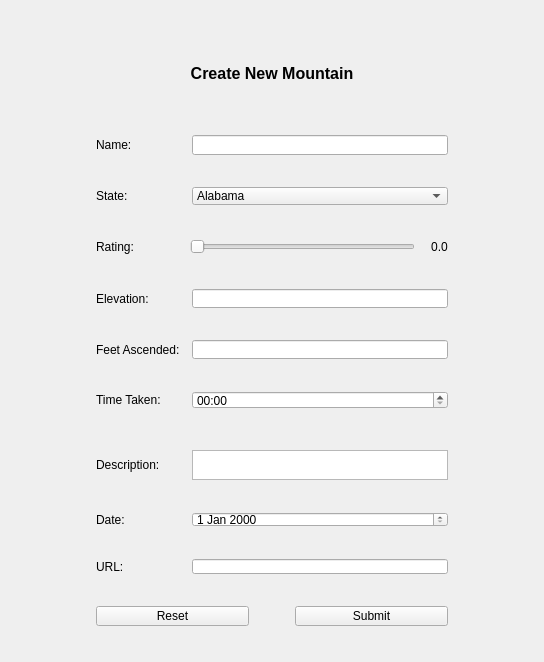
      <widget class="QWidget" name="create_mountain">
       <layout class="QGridLayout" name="gridLayout_10" rowstretch="2,1,2,1,2,1,2,1,2,1,2,1,2,1,2,1,2,1,1,1,2,1,2,1,2,1,2">
        <item row="8" column="1" colspan="2">
         <widget class="QLabel" name="label_42">
          <property name="minimumSize">
           <size>
            <width>0</width>
            <height>15</height>
           </size>
          </property>
          <property name="text">
           <string>State:</string>
          </property>
         </widget>
        </item>
        <item row="12" column="3">
         <widget class="QLineEdit" name="lineEdit_12">
          <property name="minimumSize">
           <size>
            <width>0</width>
            <height>15</height>
           </size>
          </property>
         </widget>
        </item>
        <item row="23" column="3">
         <widget class="QLineEdit" name="lineEdit_10">
          <property name="minimumSize">
           <size>
            <width>0</width>
            <height>15</height>
           </size>
          </property>
         </widget>
        </item>
        <item row="19" column="1" colspan="2">
         <widget class="QLabel" name="label_48">
          <property name="minimumSize">
           <size>
            <width>0</width>
            <height>15</height>
           </size>
          </property>
          <property name="text">
           <string>Description:</string>
          </property>
         </widget>
        </item>
        <item row="13" column="1" colspan="3">
         <widget class="QWidget" name="widget_39" native="true">
          <property name="sizePolicy">
           <sizepolicy hsizetype="Preferred" vsizetype="Expanding">
            <horstretch>0</horstretch>
            <verstretch>0</verstretch>
           </sizepolicy>
          </property>
          <property name="minimumSize">
           <size>
            <width>0</width>
            <height>20</height>
           </size>
          </property>
         </widget>
        </item>
        <item row="3" column="0" colspan="5">
         <widget class="QLabel" name="label_50">
          <property name="sizePolicy">
           <sizepolicy hsizetype="Preferred" vsizetype="Preferred">
            <horstretch>0</horstretch>
            <verstretch>0</verstretch>
           </sizepolicy>
          </property>
          <property name="minimumSize">
           <size>
            <width>0</width>
            <height>20</height>
           </size>
          </property>
          <property name="maximumSize">
           <size>
            <width>16777215</width>
            <height>50</height>
           </size>
          </property>
          <property name="font">
           <font>
            <pointsize>12</pointsize>
            <bold>true</bold>
           </font>
          </property>
          <property name="text">
           <string>Create New Mountain</string>
          </property>
          <property name="alignment">
           <set>Qt::AlignCenter</set>
          </property>
         </widget>
        </item>
        <item row="4" column="0" colspan="5">
         <widget class="QWidget" name="widget_31" native="true">
          <property name="sizePolicy">
           <sizepolicy hsizetype="Preferred" vsizetype="Expanding">
            <horstretch>0</horstretch>
            <verstretch>0</verstretch>
           </sizepolicy>
          </property>
          <property name="minimumSize">
           <size>
            <width>0</width>
            <height>30</height>
           </size>
          </property>
         </widget>
        </item>
        <item row="2" column="1" colspan="3">
         <widget class="QWidget" name="widget_40" native="true">
          <property name="sizePolicy">
           <sizepolicy hsizetype="Preferred" vsizetype="Expanding">
            <horstretch>0</horstretch>
            <verstretch>0</verstretch>
           </sizepolicy>
          </property>
          <property name="minimumSize">
           <size>
            <width>0</width>
            <height>10</height>
           </size>
          </property>
         </widget>
        </item>
        <item row="21" column="3">
         <widget class="QDateEdit" name="dateEdit">
          <property name="minimumSize">
           <size>
            <width>0</width>
            <height>15</height>
           </size>
          </property>
         </widget>
        </item>
        <item row="15" column="1" colspan="3">
         <widget class="QWidget" name="widget_42" native="true">
          <property name="sizePolicy">
           <sizepolicy hsizetype="Preferred" vsizetype="Expanding">
            <horstretch>0</horstretch>
            <verstretch>0</verstretch>
           </sizepolicy>
          </property>
          <property name="minimumSize">
           <size>
            <width>0</width>
            <height>20</height>
           </size>
          </property>
         </widget>
        </item>
        <item row="12" column="1">
         <widget class="QLabel" name="label_53">
          <property name="minimumSize">
           <size>
            <width>0</width>
            <height>15</height>
           </size>
          </property>
          <property name="text">
           <string>Elevation:</string>
          </property>
         </widget>
        </item>
        <item row="22" column="1" colspan="3">
         <widget class="QWidget" name="widget_45" native="true">
          <property name="sizePolicy">
           <sizepolicy hsizetype="Preferred" vsizetype="Expanding">
            <horstretch>0</horstretch>
            <verstretch>0</verstretch>
           </sizepolicy>
          </property>
          <property name="minimumSize">
           <size>
            <width>0</width>
            <height>20</height>
           </size>
          </property>
         </widget>
        </item>
        <item row="20" column="1" colspan="3">
         <widget class="QWidget" name="widget_44" native="true">
          <property name="sizePolicy">
           <sizepolicy hsizetype="Preferred" vsizetype="Preferred">
            <horstretch>0</horstretch>
            <verstretch>0</verstretch>
           </sizepolicy>
          </property>
          <property name="minimumSize">
           <size>
            <width>0</width>
            <height>20</height>
           </size>
          </property>
         </widget>
        </item>
        <item row="6" column="0">
         <spacer name="horizontalSpacer_32">
          <property name="orientation">
           <enum>Qt::Horizontal</enum>
          </property>
          <property name="sizeHint" stdset="0">
           <size>
            <width>79</width>
            <height>20</height>
           </size>
          </property>
         </spacer>
        </item>
        <item row="6" column="3">
         <widget class="QLineEdit" name="lineEdit_11">
          <property name="sizePolicy">
           <sizepolicy hsizetype="Expanding" vsizetype="Fixed">
            <horstretch>0</horstretch>
            <verstretch>0</verstretch>
           </sizepolicy>
          </property>
          <property name="minimumSize">
           <size>
            <width>0</width>
            <height>15</height>
           </size>
          </property>
         </widget>
        </item>
        <item row="16" column="1">
         <widget class="QLabel" name="label_55">
          <property name="minimumSize">
           <size>
            <width>0</width>
            <height>15</height>
           </size>
          </property>
          <property name="text">
           <string>Time Taken:</string>
          </property>
         </widget>
        </item>
        <item row="26" column="1" colspan="3">
         <widget class="QWidget" name="widget_41" native="true">
          <property name="sizePolicy">
           <sizepolicy hsizetype="Preferred" vsizetype="Expanding">
            <horstretch>0</horstretch>
            <verstretch>0</verstretch>
           </sizepolicy>
          </property>
          <property name="minimumSize">
           <size>
            <width>0</width>
            <height>10</height>
           </size>
          </property>
         </widget>
        </item>
        <item row="25" column="1" colspan="3">
         <layout class="QHBoxLayout" name="horizontalLayout_23">
          <item>
           <widget class="QPushButton" name="pushButton_26">
            <property name="minimumSize">
             <size>
              <width>0</width>
              <height>15</height>
             </size>
            </property>
            <property name="text">
             <string>Reset</string>
            </property>
           </widget>
          </item>
          <item>
           <spacer name="horizontalSpacer_30">
            <property name="orientation">
             <enum>Qt::Horizontal</enum>
            </property>
            <property name="sizeType">
             <enum>QSizePolicy::Preferred</enum>
            </property>
            <property name="sizeHint" stdset="0">
             <size>
              <width>40</width>
              <height>20</height>
             </size>
            </property>
           </spacer>
          </item>
          <item>
           <widget class="QPushButton" name="pushButton_27">
            <property name="minimumSize">
             <size>
              <width>0</width>
              <height>15</height>
             </size>
            </property>
            <property name="text">
             <string>Submit</string>
            </property>
           </widget>
          </item>
         </layout>
        </item>
        <item row="7" column="1" colspan="3">
         <widget class="QWidget" name="widget_36" native="true">
          <property name="sizePolicy">
           <sizepolicy hsizetype="Preferred" vsizetype="Expanding">
            <horstretch>0</horstretch>
            <verstretch>0</verstretch>
           </sizepolicy>
          </property>
          <property name="minimumSize">
           <size>
            <width>0</width>
            <height>20</height>
           </size>
          </property>
         </widget>
        </item>
        <item row="6" column="1" colspan="2">
         <widget class="QLabel" name="label_47">
          <property name="minimumSize">
           <size>
            <width>0</width>
            <height>15</height>
           </size>
          </property>
          <property name="text">
           <string>Name:</string>
          </property>
         </widget>
        </item>
        <item row="14" column="3">
         <widget class="QLineEdit" name="lineEdit_13">
          <property name="minimumSize">
           <size>
            <width>0</width>
            <height>15</height>
           </size>
          </property>
         </widget>
        </item>
        <item row="9" column="1" colspan="3">
         <widget class="QWidget" name="widget_37" native="true">
          <property name="sizePolicy">
           <sizepolicy hsizetype="Preferred" vsizetype="Expanding">
            <horstretch>0</horstretch>
            <verstretch>0</verstretch>
           </sizepolicy>
          </property>
          <property name="minimumSize">
           <size>
            <width>0</width>
            <height>20</height>
           </size>
          </property>
         </widget>
        </item>
        <item row="11" column="1" colspan="3">
         <widget class="QWidget" name="widget_38" native="true">
          <property name="sizePolicy">
           <sizepolicy hsizetype="Preferred" vsizetype="Expanding">
            <horstretch>0</horstretch>
            <verstretch>0</verstretch>
           </sizepolicy>
          </property>
          <property name="minimumSize">
           <size>
            <width>0</width>
            <height>20</height>
           </size>
          </property>
         </widget>
        </item>
        <item row="10" column="1" colspan="3">
         <layout class="QHBoxLayout" name="horizontalLayout_24">
          <item>
           <widget class="QLabel" name="label_51">
            <property name="minimumSize">
             <size>
              <width>0</width>
              <height>15</height>
             </size>
            </property>
            <property name="maximumSize">
             <size>
              <width>70</width>
              <height>16777215</height>
             </size>
            </property>
            <property name="text">
             <string>Rating:</string>
            </property>
           </widget>
          </item>
          <item>
           <spacer name="horizontalSpacer_33">
            <property name="orientation">
             <enum>Qt::Horizontal</enum>
            </property>
            <property name="sizeType">
             <enum>QSizePolicy::Fixed</enum>
            </property>
            <property name="sizeHint" stdset="0">
             <size>
              <width>50</width>
              <height>20</height>
             </size>
            </property>
           </spacer>
          </item>
          <item>
           <widget class="QSlider" name="horizontalSlider_2">
            <property name="minimumSize">
             <size>
              <width>0</width>
              <height>15</height>
             </size>
            </property>
            <property name="maximumSize">
             <size>
              <width>250</width>
              <height>16777215</height>
             </size>
            </property>
            <property name="orientation">
             <enum>Qt::Horizontal</enum>
            </property>
           </widget>
          </item>
          <item>
           <spacer name="horizontalSpacer_34">
            <property name="orientation">
             <enum>Qt::Horizontal</enum>
            </property>
            <property name="sizeType">
             <enum>QSizePolicy::Fixed</enum>
            </property>
            <property name="sizeHint" stdset="0">
             <size>
              <width>10</width>
              <height>20</height>
             </size>
            </property>
           </spacer>
          </item>
          <item>
           <widget class="QLabel" name="label_52">
            <property name="maximumSize">
             <size>
              <width>30</width>
              <height>16777215</height>
             </size>
            </property>
            <property name="text">
             <string>0.0</string>
            </property>
            <property name="alignment">
             <set>Qt::AlignCenter</set>
            </property>
           </widget>
          </item>
         </layout>
        </item>
        <item row="16" column="3">
         <widget class="QTimeEdit" name="timeEdit">
          <property name="minimumSize">
           <size>
            <width>0</width>
            <height>15</height>
           </size>
          </property>
          <property name="displayFormat">
           <string>HH:mm</string>
          </property>
         </widget>
        </item>
        <item row="14" column="1">
         <widget class="QLabel" name="label_54">
          <property name="minimumSize">
           <size>
            <width>0</width>
            <height>15</height>
           </size>
          </property>
          <property name="text">
           <string>Feet Ascended:</string>
          </property>
         </widget>
        </item>
        <item row="21" column="1">
         <widget class="QLabel" name="label_56">
          <property name="minimumSize">
           <size>
            <width>0</width>
            <height>15</height>
           </size>
          </property>
          <property name="text">
           <string>Date:</string>
          </property>
         </widget>
        </item>
        <item row="17" column="1" colspan="3">
         <widget class="QWidget" name="widget_43" native="true">
          <property name="sizePolicy">
           <sizepolicy hsizetype="Preferred" vsizetype="Expanding">
            <horstretch>0</horstretch>
            <verstretch>0</verstretch>
           </sizepolicy>
          </property>
          <property name="minimumSize">
           <size>
            <width>0</width>
            <height>20</height>
           </size>
          </property>
          <property name="maximumSize">
           <size>
            <width>16777215</width>
            <height>16777215</height>
           </size>
          </property>
         </widget>
        </item>
        <item row="8" column="3">
         <widget class="QComboBox" name="comboBox_3">
          <property name="minimumSize">
           <size>
            <width>0</width>
            <height>15</height>
           </size>
          </property>
          <property name="editable">
           <bool>false</bool>
          </property>
          <property name="placeholderText">
           <string/>
          </property>
          <item>
           <property name="text">
            <string>Alabama</string>
           </property>
          </item>
          <item>
           <property name="text">
            <string>Texas</string>
           </property>
          </item>
          <item>
           <property name="text">
            <string>Arkansas</string>
           </property>
          </item>
         </widget>
        </item>
        <item row="24" column="1" colspan="3">
         <widget class="QWidget" name="widget_46" native="true">
          <property name="sizePolicy">
           <sizepolicy hsizetype="Preferred" vsizetype="Expanding">
            <horstretch>0</horstretch>
            <verstretch>0</verstretch>
           </sizepolicy>
          </property>
          <property name="minimumSize">
           <size>
            <width>0</width>
            <height>20</height>
           </size>
          </property>
         </widget>
        </item>
        <item row="6" column="4">
         <spacer name="horizontalSpacer_31">
          <property name="orientation">
           <enum>Qt::Horizontal</enum>
          </property>
          <property name="sizeHint" stdset="0">
           <size>
            <width>79</width>
            <height>20</height>
           </size>
          </property>
         </spacer>
        </item>
        <item row="23" column="1" colspan="2">
         <widget class="QLabel" name="label_49">
          <property name="minimumSize">
           <size>
            <width>0</width>
            <height>15</height>
           </size>
          </property>
          <property name="text">
           <string>URL:</string>
          </property>
         </widget>
        </item>
        <item row="19" column="3">
         <widget class="QTextEdit" name="textEdit_2">
          <property name="sizePolicy">
           <sizepolicy hsizetype="Expanding" vsizetype="Expanding">
            <horstretch>0</horstretch>
            <verstretch>0</verstretch>
           </sizepolicy>
          </property>
          <property name="minimumSize">
           <size>
            <width>0</width>
            <height>30</height>
           </size>
          </property>
          <property name="maximumSize">
           <size>
            <width>16777215</width>
            <height>60</height>
           </size>
          </property>
         </widget>
        </item>
       </layout>
      </widget>
